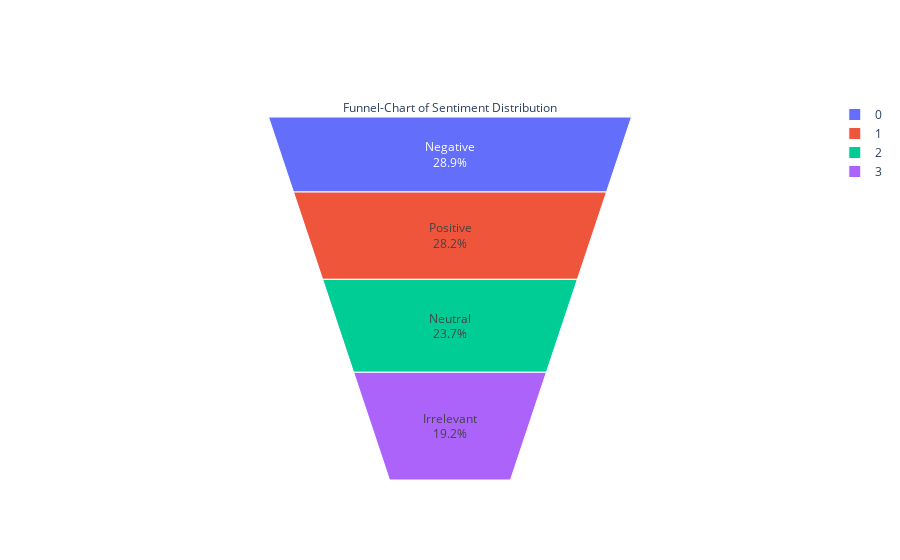

Here is the notebook cell this chart was saved with:
### Code cell
temp = data.groupby('Sentiment').count()['Review'].reset_index().sort_values(by='Review',ascending=False)

fig = go.Figure(go.Funnelarea(
    text =temp.Sentiment,
    values = temp.Review,
    title = {"position": "top center", "text": "Funnel-Chart of Sentiment Distribution"}
    ))
fig.show()

### Figure 1 — Plotly figure (JSON) as saved in the notebook; plotly's stock layout.template omitted (floating-point values rounded to 4 significant figures)
{"data": [{"text": ["Negative", "Positive", "Neutral", "Irrelevant"], "title": {"position": "top center", "text": "Funnel-Chart of Sentiment Distribution"}, "type": "funnelarea", "values": [18024, 17624, 14784, 12009]}], "layout": {}}
